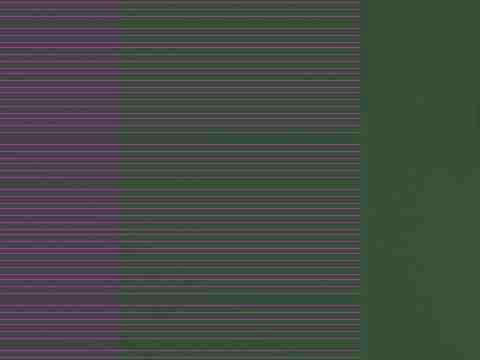
#> input picture artifacts/job_auto_1771072890_ctx.jpg, 480 x 360 px
$ python -i dynamic_range_opt.py   (imports and definitions only)
#> lines starting #> are read from the running program, lines starting #| are printed output that depends on the picture
#> further down, picture is the input picture: shape (360, 480, 3); mean B, G, R 67.3, 73.6, 67.7

import cv2
import numpy as np

class DynamicRangeOptimizer:
    """
    Enhances local contrast while protecting highlights.
    Uses CLAHE (Contrast Limited Adaptive Histogram Equalization).
    """
    def __init__(self, clip_limit=2.0, tile_size=(8,8)):
        self.clahe = cv2.createCLAHE(clipLimit=clip_limit, tileGridSize=tile_size)

    def process(self, frame: np.ndarray) -> np.ndarray:
        if frame is None: return None

        # Convert to LAB color space
        lab = cv2.cvtColor(frame, cv2.COLOR_BGR2LAB)
#> lab: shape (360, 480, 3); mean of channels 0, 1, 2 78.5, 124.3, 131.3
        l, a, b = cv2.split(lab)
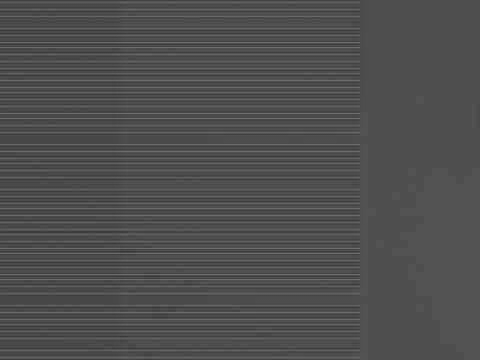
#> l: shape (360, 480); min 54, max 114, mean 78.5
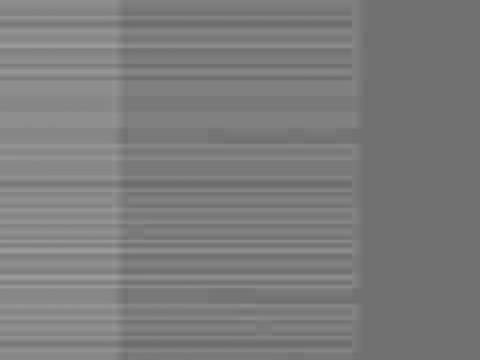
#> a: shape (360, 480); min 106, max 158, mean 124.3
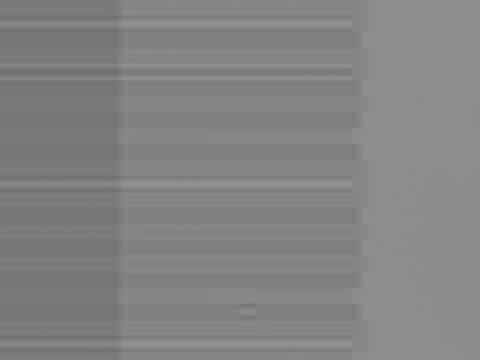
#> b: shape (360, 480); min 110, max 148, mean 131.3

        # Apply CLAHE to L-channel
        l_clahe = self.clahe.apply(l)
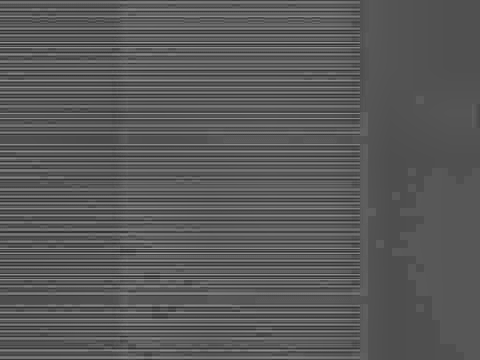
#> l_clahe: shape (360, 480); min 41, max 156, mean 89.4

        # Merge back
        lab_new = cv2.merge((l_clahe, a, b))
#> lab_new: shape (360, 480, 3); mean of channels 0, 1, 2 89.4, 124.3, 131.3

        # Convert back to BGR
        return cv2.cvtColor(lab_new, cv2.COLOR_LAB2BGR)
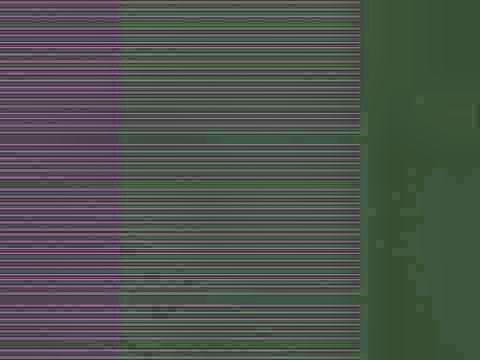
#> returned value: shape (360, 480, 3); mean B, G, R 77.5, 84.1, 77.9

>>> import cv2
>>> picture = cv2.imread('../../../../../artifacts/job_auto_1771072890_ctx.jpg')
>>> result = DynamicRangeOptimizer().process(picture)
